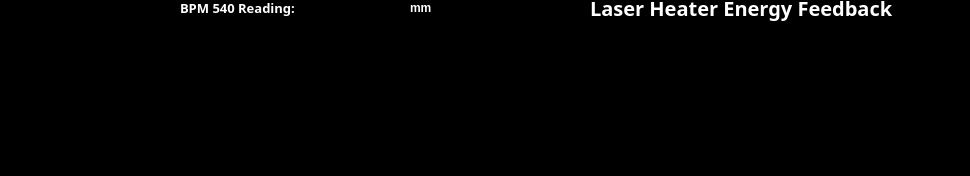
      <widget class="QWidget" name="a_L0B" native="true">
       <property name="font">
        <font>
         <family>Sans Serif</family>
         <pointsize>11</pointsize>
         <weight>75</weight>
         <italic>false</italic>
         <bold>true</bold>
        </font>
       </property>
       <property name="styleSheet">
        <string notr="true">background-color: black;</string>
       </property>
       <widget class="PyDMTimePlot" name="PyDMTimePlot">
        <property name="geometry">
         <rect>
          <x>0</x>
          <y>26</y>
          <width>961</width>
          <height>141</height>
         </rect>
        </property>
        <property name="font">
         <font>
          <pointsize>9</pointsize>
          <weight>75</weight>
          <bold>true</bold>
         </font>
        </property>
        <property name="toolTip">
         <string/>
        </property>
        <property name="styleSheet">
         <string notr="true"/>
        </property>
        <property name="showXGrid">
         <bool>false</bool>
        </property>
        <property name="showYGrid">
         <bool>false</bool>
        </property>
        <property name="yAxes">
         <stringlist>
          <string>{&quot;name&quot;: &quot;Axis 1&quot;, &quot;orientation&quot;: &quot;left&quot;, &quot;label&quot;: null, &quot;minRange&quot;: -1.0, &quot;maxRange&quot;: 1.0, &quot;autoRange&quot;: true, &quot;logMode&quot;: false}</string>
          <string>{&quot;name&quot;: &quot;New Axis 1&quot;, &quot;orientation&quot;: &quot;right&quot;, &quot;label&quot;: null, &quot;minRange&quot;: -1.0, &quot;maxRange&quot;: 1.0, &quot;autoRange&quot;: true, &quot;logMode&quot;: false}</string>
         </stringlist>
        </property>
        <property name="curves">
         <stringlist>
          <string>{&quot;channel&quot;: &quot;ca://PHYS:SYS0:1:SCLFB_LH_MEAS&quot;, &quot;plot_style&quot;: null, &quot;name&quot;: &quot;L0B Energy (MeV)&quot;, &quot;color&quot;: &quot;red&quot;, &quot;lineStyle&quot;: 1, &quot;lineWidth&quot;: 2, &quot;symbol&quot;: null, &quot;symbolSize&quot;: 10, &quot;yAxisName&quot;: &quot;Axis 1&quot;, &quot;barWidth&quot;: null, &quot;upperThreshold&quot;: null, &quot;lowerThreshold&quot;: null, &quot;thresholdColor&quot;: &quot;white&quot;}</string>
         </stringlist>
        </property>
        <property name="timeSpan">
         <double>300.000000000000000</double>
        </property>
        <property name="updateInterval">
         <double>0.100000000000000</double>
        </property>
       </widget>
       <widget class="QLabel" name="label">
        <property name="geometry">
         <rect>
          <x>590</x>
          <y>-5</y>
          <width>346</width>
          <height>26</height>
         </rect>
        </property>
        <property name="font">
         <font>
          <family>Sans Serif</family>
          <pointsize>15</pointsize>
          <weight>75</weight>
          <italic>false</italic>
          <bold>true</bold>
         </font>
        </property>
        <property name="styleSheet">
         <string notr="true">background-color: black;
color:rgb(255, 255, 255)</string>
        </property>
        <property name="text">
         <string>Laser Heater Energy Feedback</string>
        </property>
       </widget>
       <widget class="PyDMByteIndicator" name="PyDMByteIndicator">
        <property name="geometry">
         <rect>
          <x>565</x>
          <y>0</y>
          <width>41</width>
          <height>16</height>
         </rect>
        </property>
        <property name="toolTip">
         <string/>
        </property>
        <property name="styleSheet">
         <string notr="true">background-color: black;</string>
        </property>
        <property name="alarmSensitiveContent" stdset="0">
         <bool>false</bool>
        </property>
        <property name="alarmSensitiveBorder" stdset="0">
         <bool>true</bool>
        </property>
        <property name="PyDMToolTip" stdset="0">
         <string/>
        </property>
        <property name="channel" stdset="0">
         <string>PHYS:SYS0:1:SCLFB_LH</string>
        </property>
        <property name="offColor" stdset="0">
         <color>
          <red>120</red>
          <green>120</green>
          <blue>120</blue>
         </color>
        </property>
        <property name="showLabels" stdset="0">
         <bool>true</bool>
        </property>
        <property name="bigEndian" stdset="0">
         <bool>false</bool>
        </property>
        <property name="circles" stdset="0">
         <bool>false</bool>
        </property>
        <property name="numBits" stdset="0">
         <number>1</number>
        </property>
        <property name="shift" stdset="0">
         <number>0</number>
        </property>
        <property name="labels" stdset="0">
         <stringlist>
          <string></string>
         </stringlist>
        </property>
       </widget>
       <widget class="QLabel" name="label_4">
        <property name="geometry">
         <rect>
          <x>180</x>
          <y>-5</y>
          <width>151</width>
          <height>26</height>
         </rect>
        </property>
        <property name="font">
         <font>
          <family>Sans Serif</family>
          <pointsize>10</pointsize>
          <weight>75</weight>
          <italic>false</italic>
          <bold>true</bold>
         </font>
        </property>
        <property name="styleSheet">
         <string notr="true">background-color: black;
color:rgb(255, 255, 255)</string>
        </property>
        <property name="text">
         <string>BPM 540 Reading:</string>
        </property>
       </widget>
       <widget class="PyDMLabel" name="PyDMLabel">
        <property name="geometry">
         <rect>
          <x>340</x>
          <y>0</y>
          <width>61</width>
          <height>15</height>
         </rect>
        </property>
        <property name="font">
         <font>
          <pointsize>11</pointsize>
          <weight>75</weight>
          <bold>true</bold>
         </font>
        </property>
        <property name="toolTip">
         <string/>
        </property>
        <property name="styleSheet">
         <string notr="true">background-color:black; color:rgb(0, 255, 0);</string>
        </property>
        <property name="alignment">
         <set>Qt::AlignRight|Qt::AlignTrailing|Qt::AlignVCenter</set>
        </property>
        <property name="precision" stdset="0">
         <number>0</number>
        </property>
        <property name="channel" stdset="0">
         <string>BPMS:HTR:540:FW:X_SLOW</string>
        </property>
       </widget>
       <widget class="QLabel" name="label_14">
        <property name="geometry">
         <rect>
          <x>410</x>
          <y>0</y>
          <width>59</width>
          <height>15</height>
         </rect>
        </property>
        <property name="font">
         <font>
          <weight>75</weight>
          <bold>true</bold>
         </font>
        </property>
        <property name="styleSheet">
         <string notr="true">color:white</string>
        </property>
        <property name="text">
         <string>mm</string>
        </property>
       </widget>
       <zorder>PyDMTimePlot</zorder>
       <zorder>PyDMByteIndicator</zorder>
       <zorder>label</zorder>
       <zorder>label_4</zorder>
       <zorder>PyDMLabel</zorder>
       <zorder>label_14</zorder>
      </widget>
